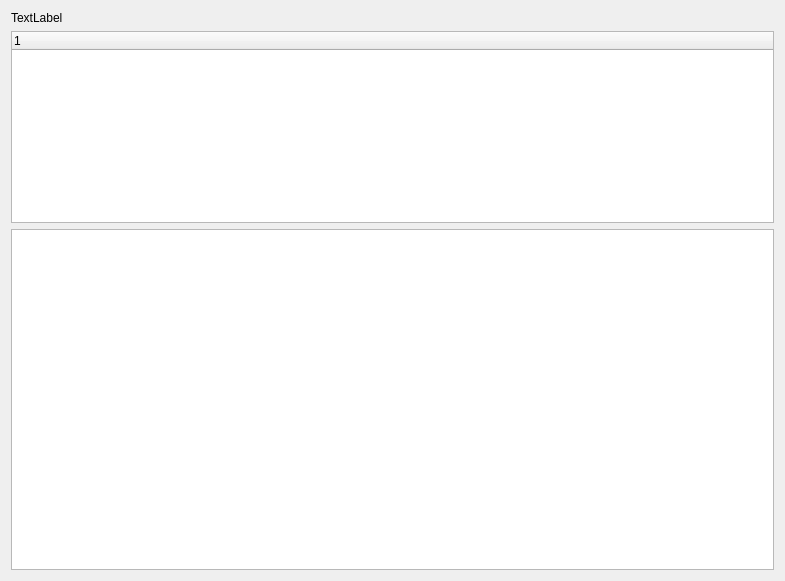
<?xml version="1.0" encoding="UTF-8"?>
<ui version="4.0">
 <class>ViewMargin</class>
 <widget class="QWidget" name="ViewMargin">
  <property name="geometry">
   <rect>
    <x>0</x>
    <y>0</y>
    <width>785</width>
    <height>581</height>
   </rect>
  </property>
  <property name="windowTitle">
   <string>Form</string>
  </property>
  <layout class="QHBoxLayout" name="horizontalLayout">
   <item>
    <layout class="QVBoxLayout" name="verticalLayout" stretch="0,0,5">
     <item>
      <widget class="QLabel" name="label">
       <property name="text">
        <string>TextLabel</string>
       </property>
      </widget>
     </item>
     <item>
      <widget class="QTreeWidget" name="treeWidget">
       <column>
        <property name="text">
         <string notr="true">1</string>
        </property>
       </column>
      </widget>
     </item>
     <item>
      <widget class="QTextBrowser" name="textBrowser_view_margin"/>
     </item>
    </layout>
   </item>
  </layout>
 </widget>
 <resources/>
 <connections/>
</ui>
